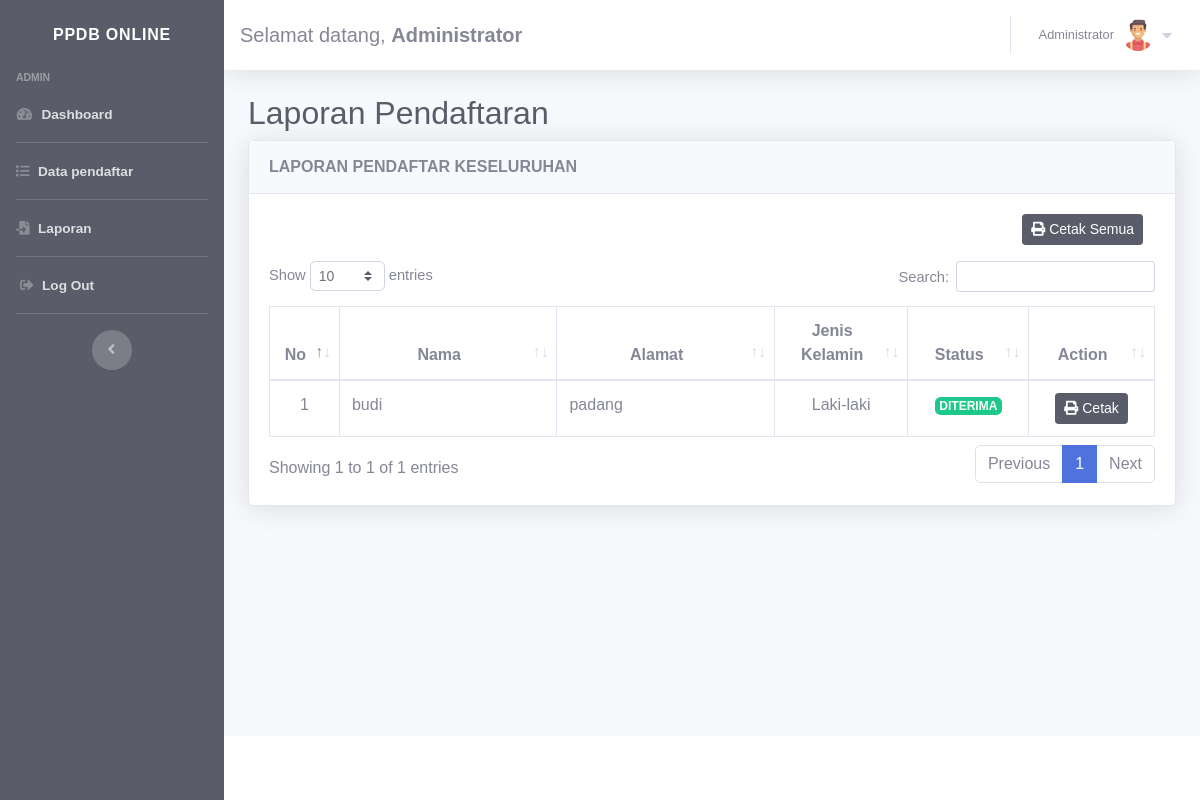
Page /admin/laporan.php (signed in) on the committed database.
### tables this page shows
CREATE TABLE `nilai` (
  `id` int(11) NOT NULL,
  `nilai_indo` double DEFAULT NULL,
  `nilai_inggris` double DEFAULT NULL,
  `nilai_mtk` double NOT NULL,
  `nilai_ipa` double NOT NULL,
  `nilai_rata` double(100,0) NOT NULL,
  `status` int(1) NOT NULL,
  `pendaftar_id` int(11) DEFAULT NULL
);

CREATE TABLE `pendaftar` (
  `id` int(11) NOT NULL,
  `nama` varchar(100) DEFAULT NULL,
  `tmpt_lahir` varchar(100) DEFAULT NULL,
  `tgl_lahir` date DEFAULT NULL,
  `jenis_kelamin` varchar(10) DEFAULT NULL,
  `agama` varchar(45) DEFAULT NULL,
  `alamat` text DEFAULT NULL,
  `email` varchar(100) DEFAULT NULL,
  `telepon` varchar(45) DEFAULT NULL,
  `foto` varchar(100) NOT NULL,
  `users_id` int(11) DEFAULT NULL
);

### config/auto_load.php (called while the page is built, shortened)
<?php
$base_url = "http://localhost/ppdb_sma";
?>

### controller/admin_laporan_control.php (called while the page is built, shortened)
<?php
$all_pendaftar = mysqli_query($koneksi, "SELECT pendaftar.*, nilai.nilai_indo, nilai.nilai_inggris, nilai.nilai_mtk,nilai.nilai_ipa, nilai.status FROM pendaftar, nilai WHERE pendaftar.id = nilai.pendaftar_id");
?>

### admin/laporan.php (the view, shortened to what this page needs)
<?php include('../config/auto_load.php'); ?>
<?php include('../controller/admin_laporan_control.php'); ?>
<?php include('../template/header.php'); ?>
  <div class="container-fluid">
    <h2 class="text-gray-800">Laporan Pendaftaran</h2>
    <div class="row">
      <div class="col-md-12">
              <div class="card shadow mb-4">
                <div class="card-header py-3">
                  <h6 class="m-0 font-weight-bold text-black text-uppercase">Laporan Pendaftar keseluruhan</h6>
                </div>
                <div class="card-body">
                  <div class="table-responsive">
                    <div class="col-md-12 mb-3" align="right">
                      <a href="<?= $base_url ?>/cetak/data_pendaftar.php" class="btn btn-dark btn-sm">
                      <i class="fas fa-print"></i>
                      Cetak Semua</a>
                    </div>
                    <table class="table table-bordered" id="dataTable" width="100%" cellspacing="0">
                      <thead>
                        <tr align="center">
                          <th width="1%">No</th>
                          <th width="15%">Nama</th>
                          <th width="15%">Alamat</th>
                          <th width="5%">Jenis Kelamin</th>
                          <th width="5%">Status</th>
                          <th width="5%">Action</th>
                        </tr>
                      </thead>
                      <tbody>
                      <?php
                        $no = 1;
                        while ($p = mysqli_fetch_array($all_pendaftar)) {
                          if ($p['jenis_kelamin'] == 'L') {
                            $kelamin = "Laki-laki";
                          } else {
                            $kelamin = "Perempuan";
                          }
                          if ($p['status'] == 0) {
                            $status = '<span class="badge badge-info">BARU</span>';
                          } else if($p['status'] == 1) {
                            $status = '<span class="badge badge-success">DITERIMA</span>';
                          } else if($p['status'] == 2) {
                            $status = '<span class="badge badge-danger">DITOLAK</span>';
                          }
                          ?>
                          <tr>
                            <td  align="center"><?= $no++ ?></td>
                            <td class="text-left"><?= $p['nama'] ?></td>
                            <td class="text-left"><?= $p['alamat'] ?></td>
                            <td align="center"><?= $kelamin ?></td>
                            <td align="center"><?= $status ?></td>
                            <td align="center">
                              <a href="<?= $base_url?>/cetak/detail_cetak.php?id=<?= $p['id'] ?>" class="btn btn-dark btn-sm">
                              <i class="fas fa-print"></i>
                              Cetak
                              </a>
                            </td>
                          </tr>
                          <?php }
                      ?>
                    </tbody>
                  </table>
                </div>
              </div>
            </div>
      </div>
   </div>
  </div>
  </div>
<?php include('../template/footer.php'); ?>

### assets/css/style.css (style rules this page uses)
body { font-family: sans-serif; background-attachment: fixed; background-image: url("../img/bg.jpg"); background-repeat: no-repeat; background-size: cover; }

### rows in the picture
nilai: pendaftar.nama "budi", pendaftar.alamat "padang", pendaftar.jenis_kelamin "Laki-laki", status "DITERIMA"

### other values in the picture
$_SESSION['level'] "ADMIN"
$nama "Administrator"
